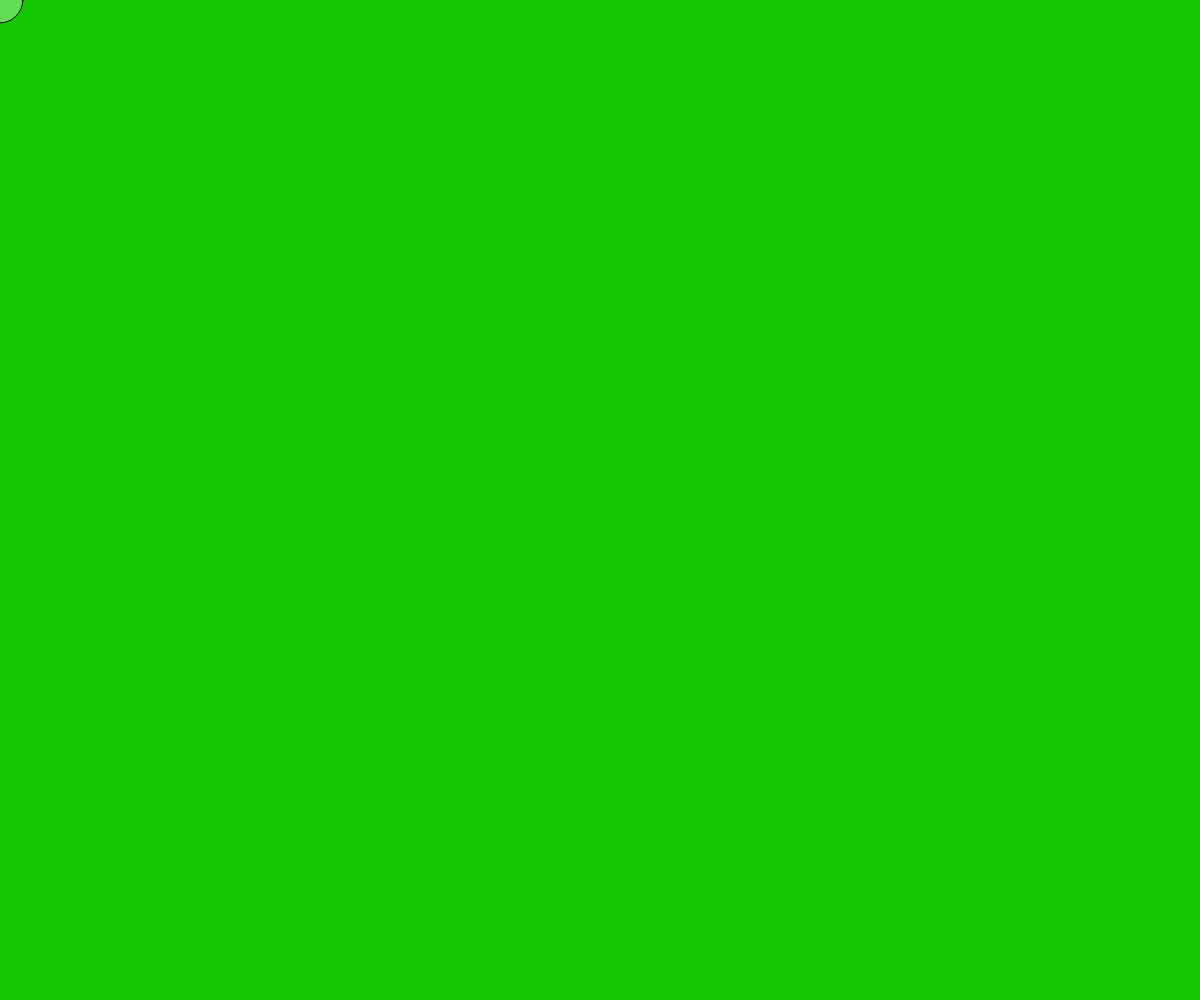
Frame 1 (no input)
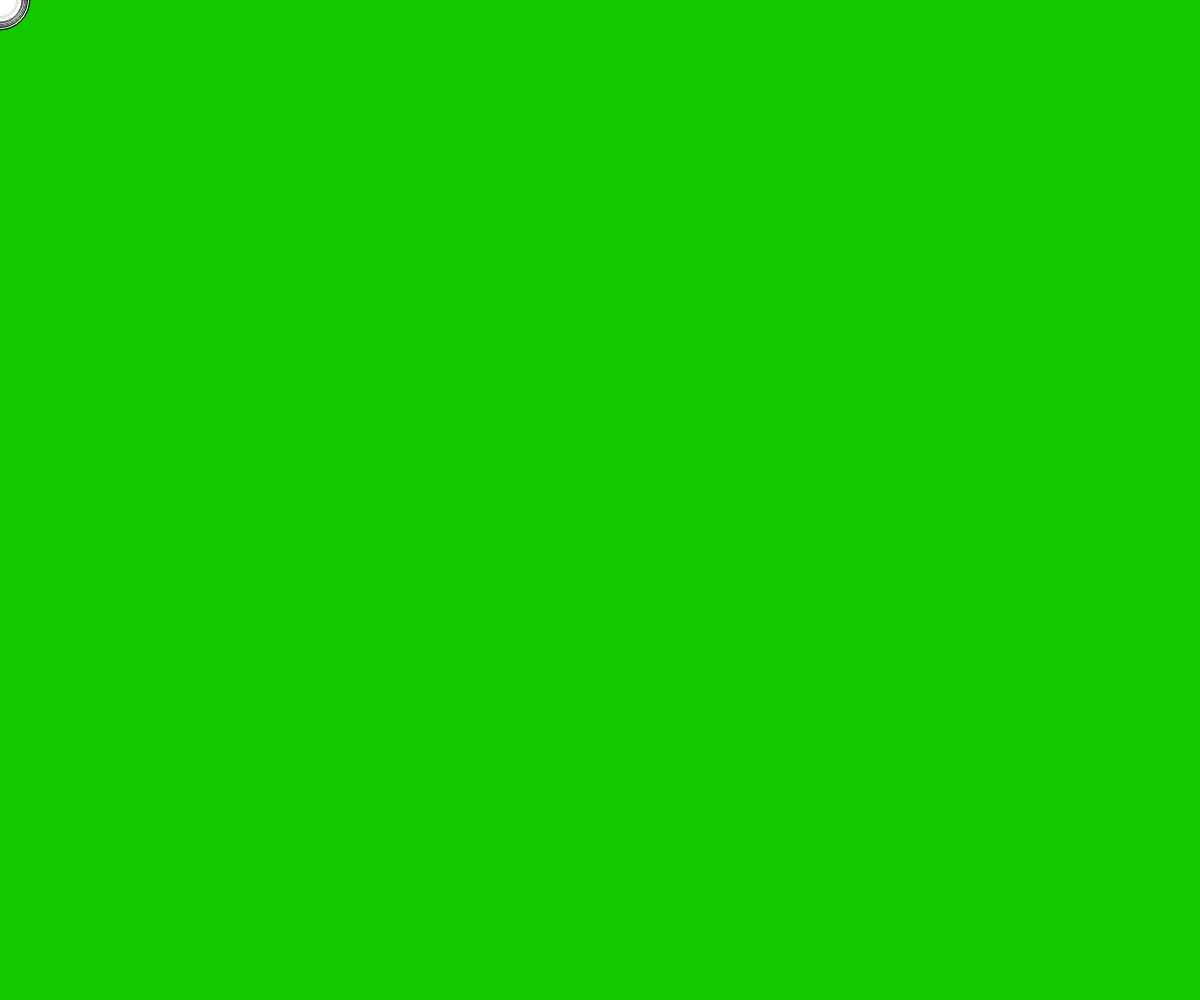
Frame 60 (no input)
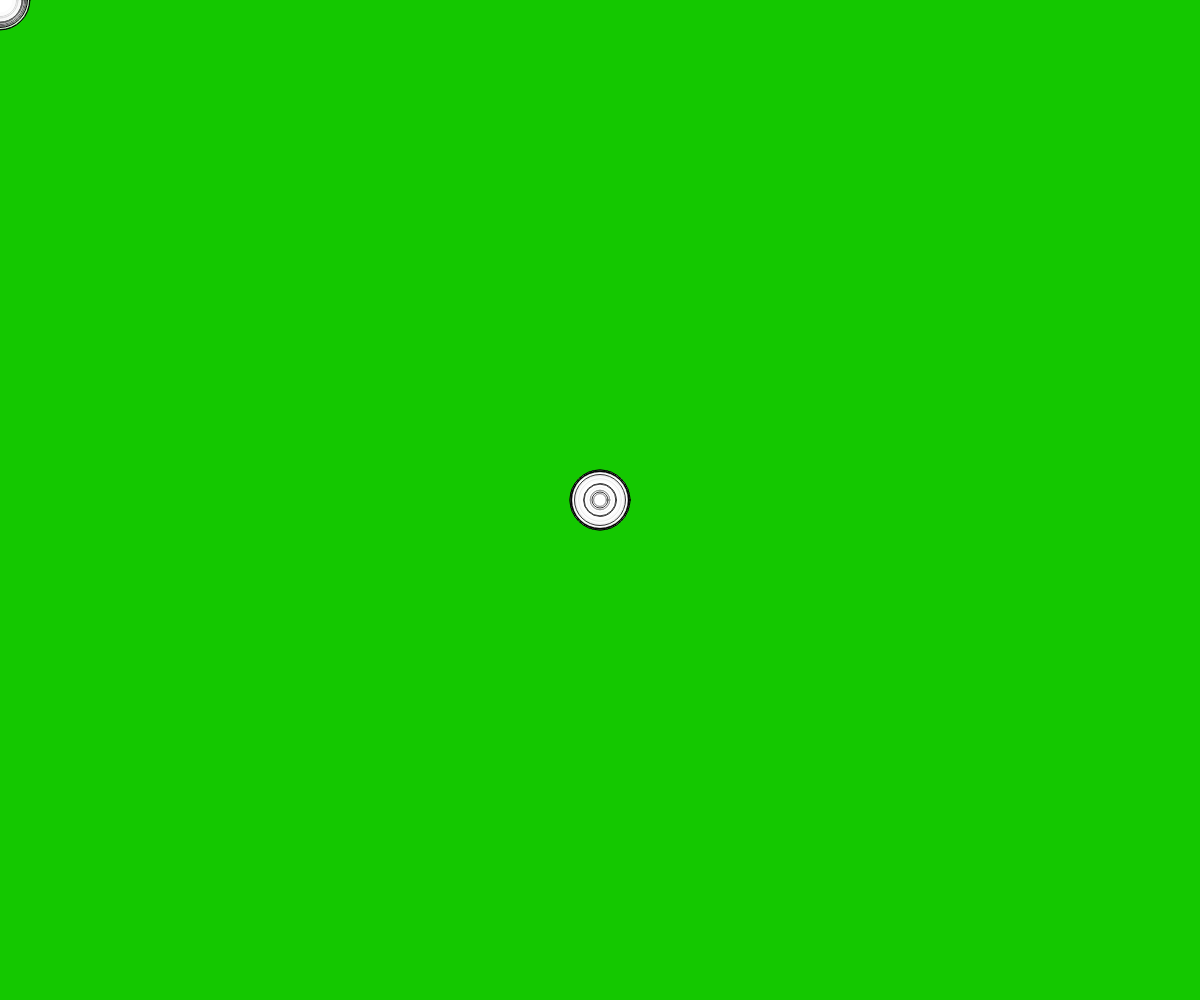
Frame 120 (the mouse pressed at the canvas centre since frame 60)

The p5.js sketch that drew these frames (run headless with seeded random() and noise() and a simulated clock; from frame 60 on, the mouse is pressed at the canvas centre):

// p5.js sketch
// ── sketch.js
function setup() {
  createCanvas(windowWidth,windowHeight);
background(20,200,0);}

function draw() {
  d=random(10,60)
  fill(255,random(55,200))
ellipse(mouseX,mouseY,d,d)}
